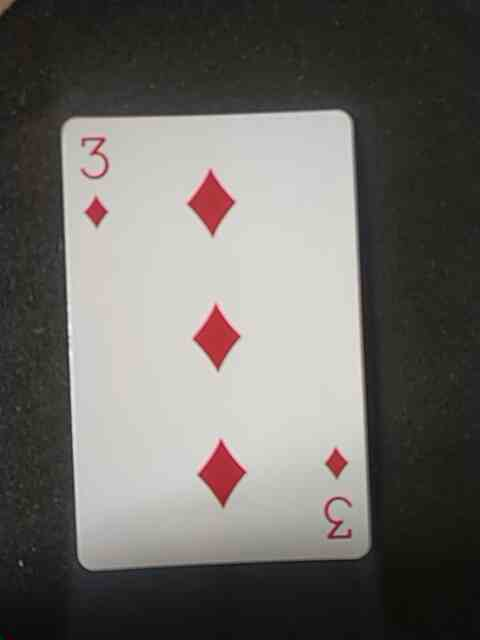
#> input picture cards/diamond-3.jpg, 480 x 640 px
$ python imgCountours.py
#> lines starting #> are read from the running program, lines starting #| are printed output that depends on the picture; after the words box and inside, x2 and y2 are one past the last pixel; in counts of white or black regions, pixels touching at a corner belong together
import cv2
import numpy as np
import imutils

def detect(c):
    shape = "unidentified"
    peri = cv2.arcLength(c, True)
    approx = cv2.approxPolyDP(c, 0.04 * peri, True)
    # if the shape is a triangle, it will have 3 vertices
    if len(approx) == 3:
        shape = "triangle"
    # if the shape has 4 vertices, it is either a square or
    # a rectangle
    elif len(approx) == 4:
        # compute the bounding box of the contour and use the
        # bounding box to compute the aspect ratio
        (x, y, w, h) = cv2.boundingRect(approx)
        ar = w / float(h)
        # a square will have an aspect ratio that is approximately
        # equal to one, otherwise, the shape is a rectangle
        shape = "square" if ar >= 0.95 and ar <= 1.05 else "rectangle"
    # if the shape is a pentagon, it will have 5 vertices
    elif len(approx) == 5:
        shape = "pentagon"
    # otherwise, we assume the shape is a circle
    else:
        shape = "circle"
    # return the name of the shape
    return shape

img = cv2.imread('cards/diamond-3.jpg')
#> img is the input picture: shape (640, 480, 3); mean B, G, R 100.4, 105.4, 107.6

# resized = imutils.resize(img, width=300)
ratio = 1.0

gray = cv2.cvtColor(img,cv2.COLOR_BGR2GRAY)
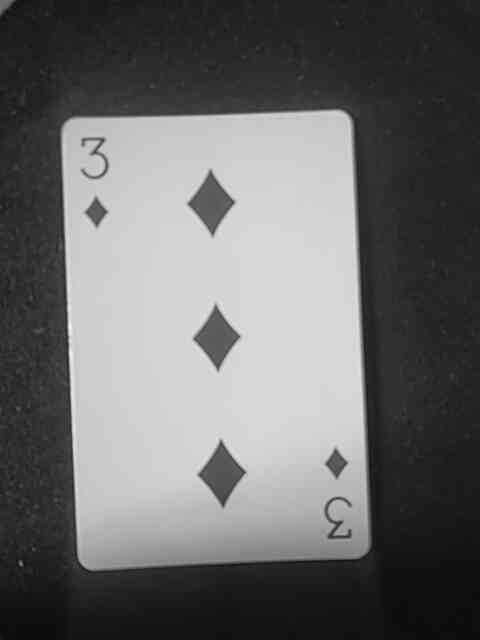
#> gray: shape (640, 480); min 11, max 247, mean 105.6
blur = cv2.GaussianBlur(gray,(5,5),0)
thresh = cv2.threshold(blur, 60, 255, cv2.THRESH_BINARY)[1]
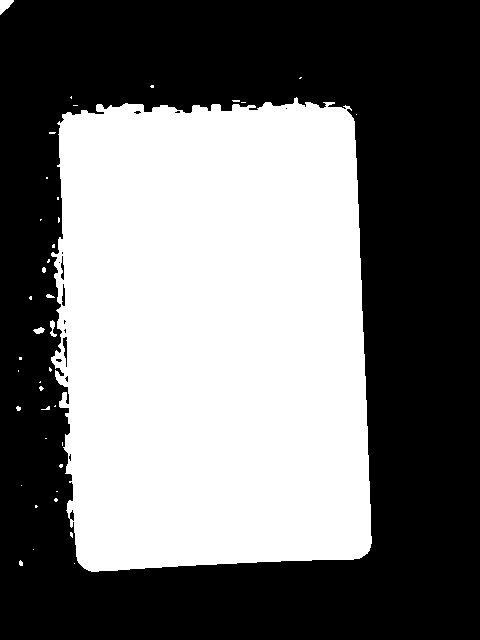
#> thresh: shape (640, 480); 44.8% white; 40 white regions (34 under 20 px)

cv2.imshow("THresh",thresh)
# canny = cv2.Canny(gray,150,250)
# kernal = np.ones((5,5))
# dailated = cv2.dilate(canny,kernal,iterations=1)
cnts = cv2.findContours(thresh.copy(), cv2.RETR_EXTERNAL,cv2.CHAIN_APPROX_SIMPLE)
#> cnts = 40 contours, 36 with area under 20; largest, box (x1, y1, x2, y2) and area: (51, 97, 372, 572) 136578, (0, 0, 14, 15) 100, (50, 320, 57, 337) 41, (33, 327, 45, 334) 40
cnts = imutils.grab_contours(cnts)

for c in cnts:
	shape = detect(c)
	x,y,w,h = cv2.boundingRect(c)
	area = cv2.contourArea(c)
	if area > 5000:
		cv2.drawContours(img, [c], -1, (0, 255, 0), 2)
		cv2.putText(img, shape, (x, y), cv2.FONT_HERSHEY_SIMPLEX,
            0.5, (255, 255, 255), 2)
	# show the output image
	cv2.imshow("Image", img)
#> this loop made 40 passes
#> (shape, peri in detect, x, y, w, h, area) on passes 20 to 21: ('pentagon', 27.56, 33, 327, 12, 7, 39.5), ('circle', 43.8, 50, 320, 7, 17, 41)
#> (shape, peri in detect, approx in detect, x, y, w, h, ar in detect) on pass 36: ('rectangle', 1873.8, [[349, 106], [62, 114], [84, 568], [369, 550]], 51, 97, 321, 475, 0.665)
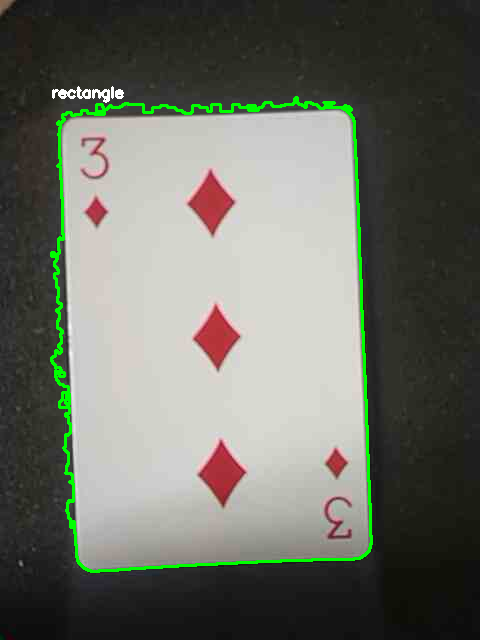
#> img: shape (640, 480, 3); 2.02% of pixels changed, all inside (x1, y1, x2, y2) = (50, 86, 373, 573)

cv2.waitKey(0)
cv2.destroyAllWindows()

$ run again, with cards/club-9.jpg copied over cards/diamond-3.jpg
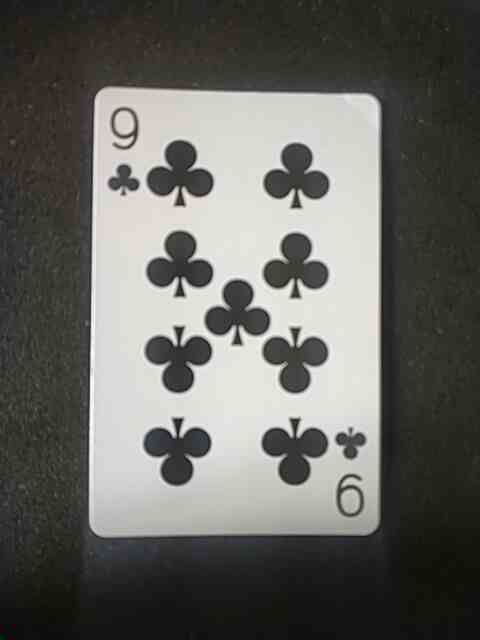
#> input picture cards/club-9.jpg, 480 x 640 px
#> img is the input picture: shape (640, 480, 3); mean B, G, R 97.6, 102.6, 102.7
#> `thresh = cv2.threshold(blur, 60, 255, cv2.THRESH_BINARY)[1]`:
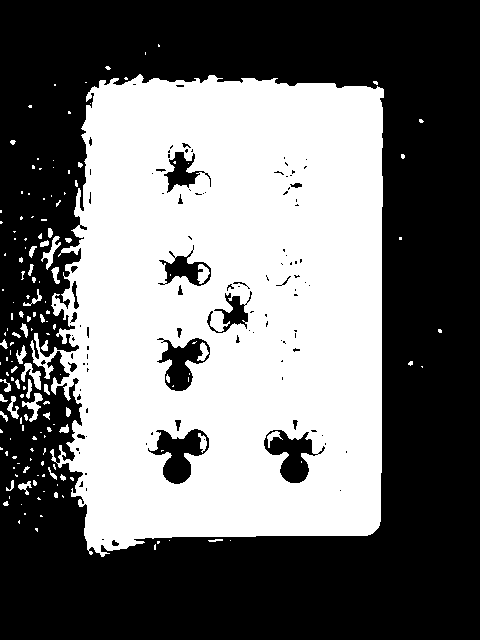
#> thresh: shape (640, 480); 44.2% white; 161 white regions (117 under 20 px)
#> cnts = 147 contours, 122 with area under 20; largest, box (x1, y1, x2, y2) and area: (30, 74, 384, 557) 139282, (21, 363, 41, 390) 176, (22, 393, 43, 422) 168, (41, 236, 61, 270) 160, (7, 396, 19, 419) 88
#> the loop `for c in cnts:` made 147 passes
#> (shape, peri in detect, x, y, w, h, area) on passes 18, 20, 26, 45, 50, 51, 53, 55: ('circle', 57.7, 18, 481, 14, 14, 59.5), ('circle', 34.73, 6, 480, 8, 11, 21.5), ('pentagon', 32.97, 48, 467, 9, 13, 23), ('pentagon', 30.73, 59, 424, 10, 9, 39.5), ('pentagon', 28.73, 0, 411, 8, 11, 22.5), ('pentagon', 22.49, 66, 407, 5, 10, 27), ('circle', 77.36, 7, 396, 12, 23, 88.5), ('circle', 25.07, 0, 394, 8, 8, 20.5)
#> after the loop `for c in cnts:`:
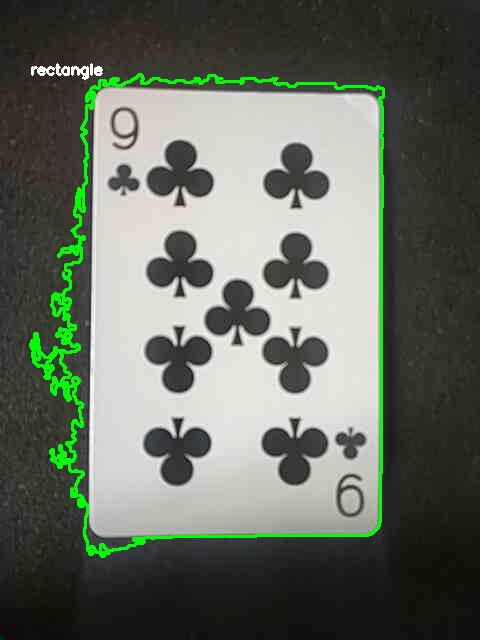
#> img: shape (640, 480, 3); 2.77% of pixels changed, all inside (x1, y1, x2, y2) = (29, 63, 385, 558)
